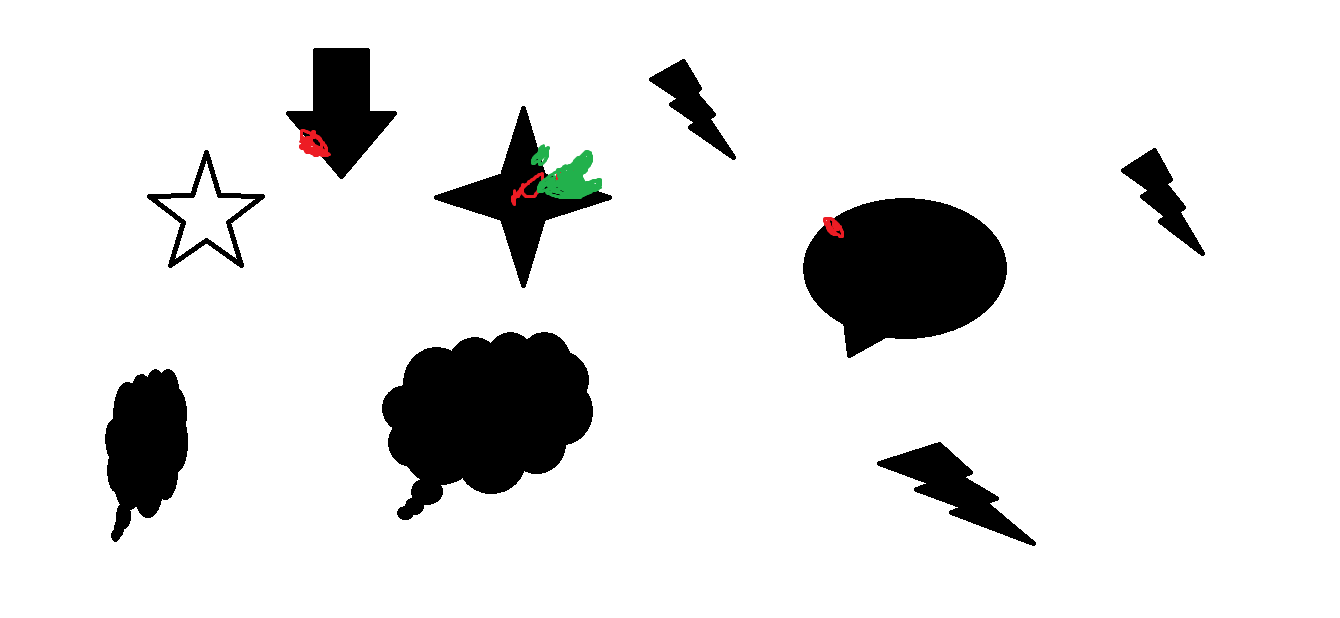
#> input picture Convex_hull/test_image.png, 1340 x 618 px
$ python convex_hull_example.py test_image.png   (older library calls are emulated)
#> lines starting #> are read from the running program, lines starting #| are printed output that depends on the picture; after the words box and inside, x2 and y2 are one past the last pixel; in counts of white or black regions, pixels touching at a corner belong together
#!/usr/bin/python3
import numpy as np
import cv2
import os
import sys
from statistics import mean
import time

def script_path(subpath=""):
    if subpath:
        path = os.path.realpath(os.path.dirname(subpath))
    else:
        path = os.path.realpath(os.path.dirname(sys.argv[0]))
    os.chdir(path)
    return path

def timer(func):
    def f(*args, **kwargs):
        before = time.time()
        val = func(*args, **kwargs)
        after = time.time()
        print("elapsed time: {}s".format(after-before))
        return val
    return f

def file_exists(file):
    if not os.path.exists(file):
        print("no such file:", file)
        sys.exit()

def save_file(file, image):
    imgDir = "analysed"
    if not os.path.exists(imgDir):
        os.makedirs(imgDir)
    path = os.path.join(imgDir, file)
    cv2.imwrite(path, image)
    return True

def usage():
    print("put help content here...\n")
    #sys.exit()

def show_image(title, img):
    cv2.imshow(title, img)
    cv2.waitKey(0)
    cv2.destroyAllWindows()

def list_image_files():
    path = script_path()
    fileTypes = (".png", ".jpeg", ".jpg")
    files = [item for item in os.listdir(path) if item.lower().endswith(fileTypes)]
    return files

@timer
def main(args):
    #args = ['test_image.png']
    if args:
        file = args[0]
    else:
        usage()
        file = 'test_image.png'

    #print(file)
    img = cv2.imread(file, 0)       #read in greyscale
#> img: shape (618, 1340); min 0, max 255, mean 227.7
    blur = cv2.blur(img, (3, 3))    #blur the image to reduce noise
    ret, thresh = cv2.threshold(blur, 10, 255, cv2.THRESH_BINARY)
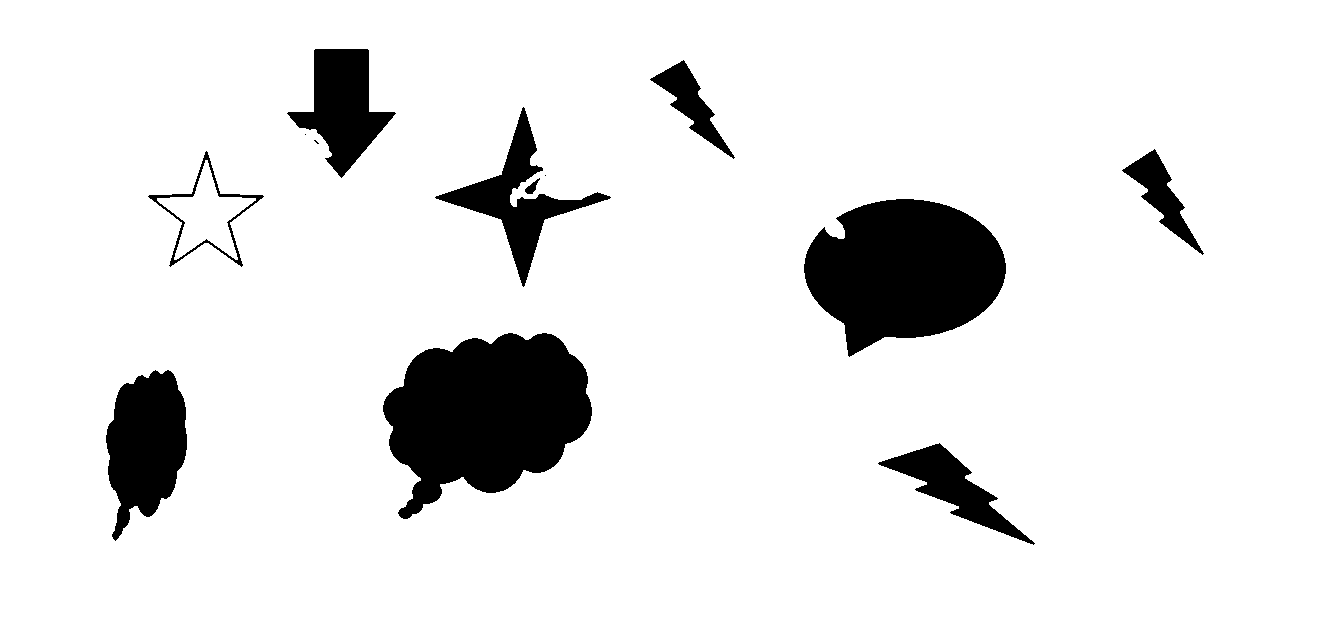
#> thresh: shape (618, 1340); 90.2% white; 13 black regions (3 under 20 px)
    show_image('test_image', img)
    #show_image('thresh', thresh)

    #find contours
    im2, contours, hierarchy = cv2.findContours(thresh, cv2.RETR_TREE, cv2.CHAIN_APPROX_SIMPLE)
#> contours = 15 contours, 3 with area under 20; largest, box (x1, y1, x2, y2) and area: (0, 0, 1340, 618) 826163, (382, 332, 593, 520) 26082, (803, 198, 1007, 358) 22496, (105, 369, 188, 542) 9488, (286, 48, 397, 179) 6950
    #print(contours)
    #show_image('contours img', im2)

    #find convex hull
    hull = []
    for key, contour in enumerate(contours):
        hull.append(cv2.convexHull(contour, False))
#> this loop made 15 passes
#> contour on passes 1, 7, 12: [[0, 0], [0, 617], [1339, 617], [1339, 0]], [[544, 175], [545, 174], [546, 175], [545, 176]], [[304, 134], [305, 133], [306, 134], [305, 135]]
#> after the loop, hull = 15 contours, 3 with area under 20; largest, box (x1, y1, x2, y2) and area: (0, 0, 1340, 618) 826163, (382, 332, 593, 520) 28982, (803, 198, 1007, 358) 23670, (434, 106, 612, 288) 16026, (105, 369, 188, 542) 10448

    #print("hull:", type(hull), len(hull))
    #draw hull
    drawing = np.zeros((thresh.shape[0], thresh.shape[1], 3), np.uint8)
    mask = drawing*1
    # draw contours and hull points
    for key, contour in enumerate(contours[:]):
        color_contours = (0, 255, 0) # green - color for contours
        color = (255, 0, 0) # blue - color for convex hull
        # draw ith contour
        cv2.drawContours(drawing, contours, key, color_contours, 1, 8, hierarchy)
        # draw ith convex hull object
        cv2.drawContours(drawing, hull, key, color, 1, 8)
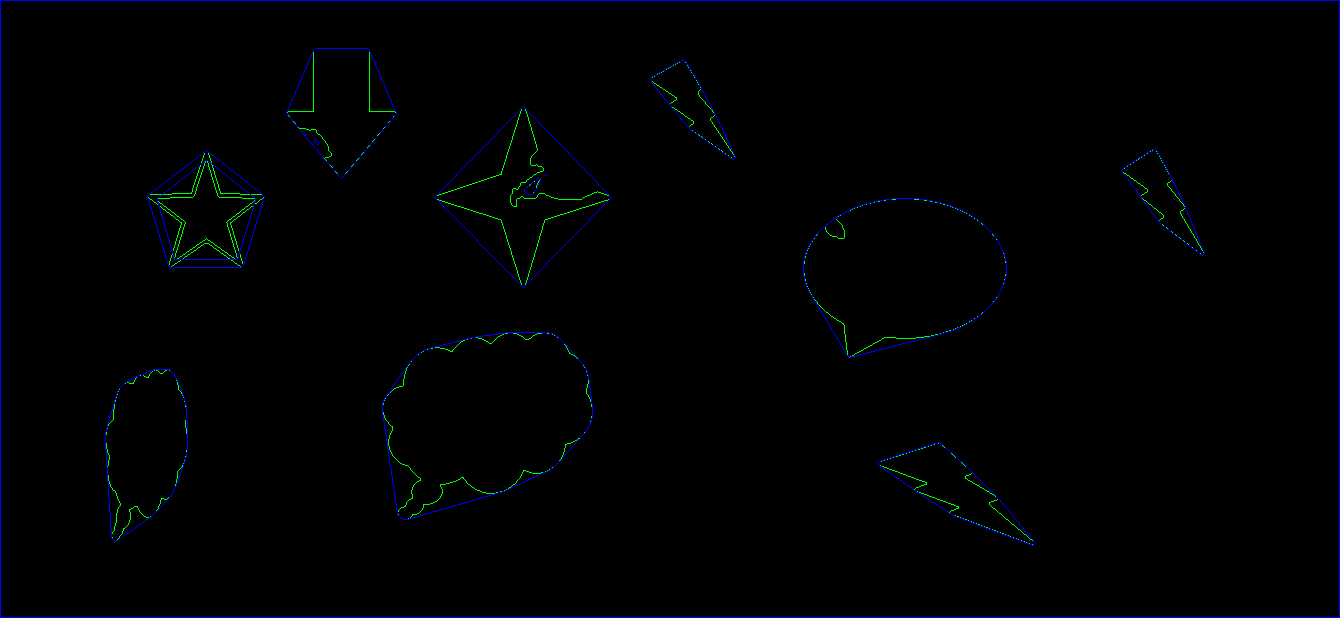
#> drawing: shape (618, 1340, 3); mean of channels 0, 1, 2 2.3, 1, 0; drawn as B, G, R
    cv2.fillPoly(drawing, pts = hull, color=(255,255,255))
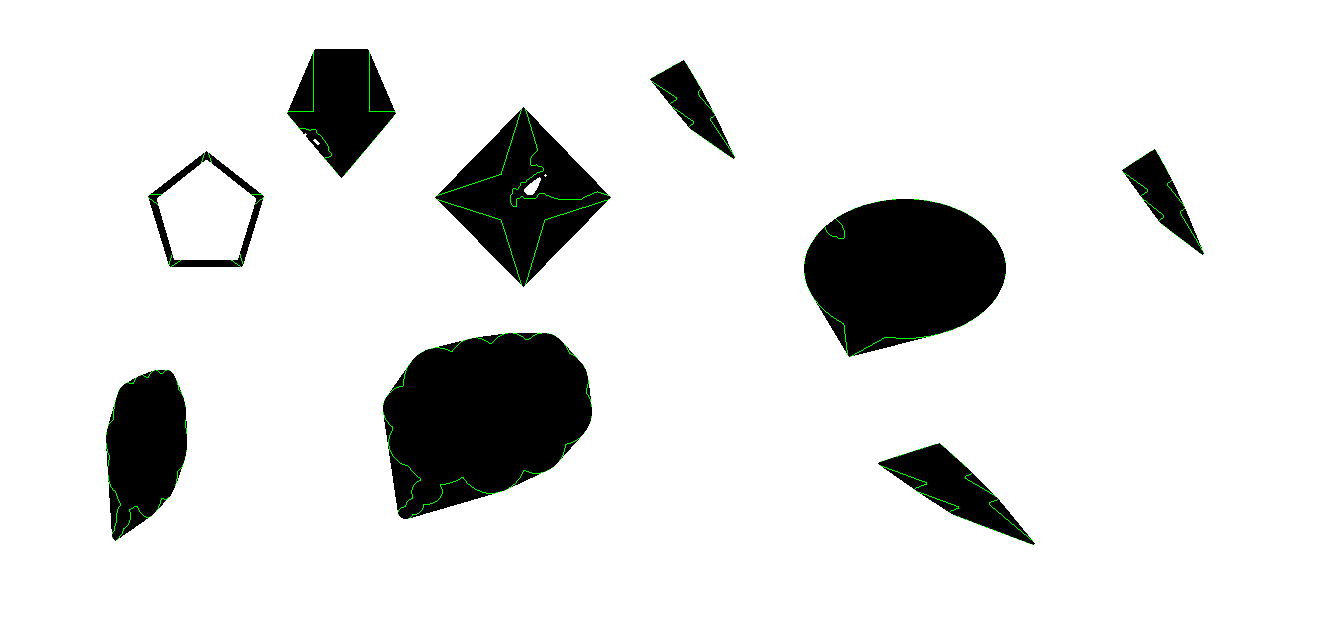
#> drawing: shape (618, 1340, 3); mean of channels 0, 1, 2 224, 224.8, 224; drawn as B, G, R
    cv2.imwrite('convex.png', drawing)
    show_image('hull image', drawing)


if __name__ == "__main__":
    path = script_path()
    main(sys.argv[1:])
